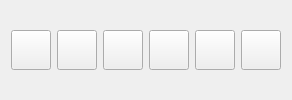
       <widget class="QWidget" name="PiecePanel1_2" native="true">
        <property name="minimumSize">
         <size>
          <width>0</width>
          <height>60</height>
         </size>
        </property>
        <property name="styleSheet">
         <string notr="true">background-color:&quot;#2F4858&quot;;</string>
        </property>
        <layout class="QHBoxLayout" name="horizontalLayout_13">
         <item>
          <widget class="QPushButton" name="bkButton">
           <property name="minimumSize">
            <size>
             <width>0</width>
             <height>40</height>
            </size>
           </property>
           <property name="maximumSize">
            <size>
             <width>40</width>
             <height>16777215</height>
            </size>
           </property>
           <property name="text">
            <string/>
           </property>
           <property name="icon">
            <iconset resource="res.qrc">
             <normaloff>:/img/pieces600/bk.png</normaloff>:/img/pieces600/bk.png</iconset>
           </property>
           <property name="iconSize">
            <size>
             <width>37</width>
             <height>37</height>
            </size>
           </property>
          </widget>
         </item>
         <item>
          <widget class="QPushButton" name="bqButton">
           <property name="minimumSize">
            <size>
             <width>0</width>
             <height>40</height>
            </size>
           </property>
           <property name="maximumSize">
            <size>
             <width>40</width>
             <height>16777215</height>
            </size>
           </property>
           <property name="text">
            <string/>
           </property>
           <property name="icon">
            <iconset resource="res.qrc">
             <normaloff>:/img/pieces600/bq.png</normaloff>:/img/pieces600/bq.png</iconset>
           </property>
           <property name="iconSize">
            <size>
             <width>37</width>
             <height>37</height>
            </size>
           </property>
          </widget>
         </item>
         <item>
          <widget class="QPushButton" name="brButton">
           <property name="minimumSize">
            <size>
             <width>0</width>
             <height>40</height>
            </size>
           </property>
           <property name="maximumSize">
            <size>
             <width>40</width>
             <height>16777215</height>
            </size>
           </property>
           <property name="text">
            <string/>
           </property>
           <property name="icon">
            <iconset resource="res.qrc">
             <normaloff>:/img/pieces600/br.png</normaloff>:/img/pieces600/br.png</iconset>
           </property>
           <property name="iconSize">
            <size>
             <width>37</width>
             <height>37</height>
            </size>
           </property>
          </widget>
         </item>
         <item>
          <widget class="QPushButton" name="bbButton">
           <property name="minimumSize">
            <size>
             <width>0</width>
             <height>40</height>
            </size>
           </property>
           <property name="maximumSize">
            <size>
             <width>40</width>
             <height>16777215</height>
            </size>
           </property>
           <property name="text">
            <string/>
           </property>
           <property name="icon">
            <iconset resource="res.qrc">
             <normaloff>:/img/pieces600/bb.png</normaloff>:/img/pieces600/bb.png</iconset>
           </property>
           <property name="iconSize">
            <size>
             <width>37</width>
             <height>37</height>
            </size>
           </property>
          </widget>
         </item>
         <item>
          <widget class="QPushButton" name="bnButton">
           <property name="minimumSize">
            <size>
             <width>0</width>
             <height>40</height>
            </size>
           </property>
           <property name="maximumSize">
            <size>
             <width>40</width>
             <height>16777215</height>
            </size>
           </property>
           <property name="text">
            <string/>
           </property>
           <property name="icon">
            <iconset resource="res.qrc">
             <normaloff>:/img/pieces600/bn.png</normaloff>:/img/pieces600/bn.png</iconset>
           </property>
           <property name="iconSize">
            <size>
             <width>37</width>
             <height>37</height>
            </size>
           </property>
          </widget>
         </item>
         <item>
          <widget class="QPushButton" name="bpButton">
           <property name="minimumSize">
            <size>
             <width>0</width>
             <height>40</height>
            </size>
           </property>
           <property name="maximumSize">
            <size>
             <width>40</width>
             <height>16777215</height>
            </size>
           </property>
           <property name="text">
            <string/>
           </property>
           <property name="icon">
            <iconset resource="res.qrc">
             <normaloff>:/img/pieces600/bp.png</normaloff>:/img/pieces600/bp.png</iconset>
           </property>
           <property name="iconSize">
            <size>
             <width>37</width>
             <height>37</height>
            </size>
           </property>
          </widget>
         </item>
        </layout>
       </widget>
